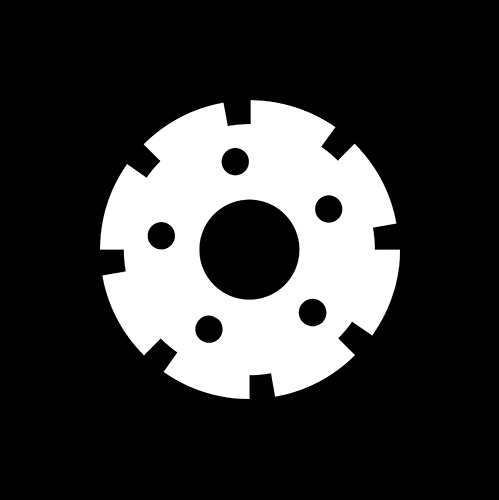
#> input picture img/engrenagem-1.bmp, 499 x 500 px
$ python momentos-invariantes.py
#> lines starting #> are read from the running program, lines starting #| are printed output that depends on the picture; long printed decimals are rounded
import cv2
import numpy as np
img = cv2.imread('../../img/engrenagem-1.bmp',0)
#> img is the input picture: shape (500, 499); min 0, max 255, mean 56
moments = cv2.moments(img)
#> moments = moments, m00 13975555, centre m10/m00, m01/m00 = (249.1, 249.2)
hu_moments = cv2.HuMoments(moments)
#> hu_moments = [0.000866, 4.38e-12, 2.66e-15, 5.12e-17, 1.71e-32, -4.75e-23, 8.05e-33]
# Aplicando trasnformação logaritmica
print('Imagem 1\n')
print(-np.sign(hu_moments)*np.log10(np.abs(hu_moments)))
#| [[  3.063]
#|  [ 11.359 ]
#|  [ 14.574]
#|  [ 16.291 ]
#|  [ 31.767]
#|  [-22.323]
#|  [ 32.094]]
img = cv2.imread('../../img/engrenagem-2.bmp',0)
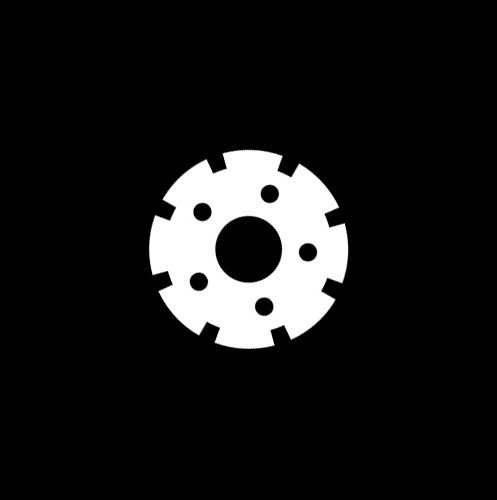
#> input picture img/engrenagem-2.bmp, 497 x 500 px
#> img is the input picture: shape (500, 497); min 0, max 255, mean 24.9
moments = cv2.moments(img)
#> moments = moments, m00 6198033, centre m10/m00, m01/m00 = (248.3, 249)
hu_moments = cv2.HuMoments(moments)
#> hu_moments = [0.000866, 1.28e-11, 2.97e-15, 4.6e-17, 1.61e-32, -8.66e-23, 5.34e-33]
# Aplicando trasnformação logaritmica
print('Imagem 2\n')
print(-np.sign(hu_moments)*np.log10(np.abs(hu_moments)))
#| [[  3.062]
#|  [ 10.892]
#|  [ 14.527]
#|  [ 16.337]
#|  [ 31.792]
#|  [-22.062  ]
#|  [ 32.272]]
img = cv2.imread('../../img/engrenagem-3.bmp',0)
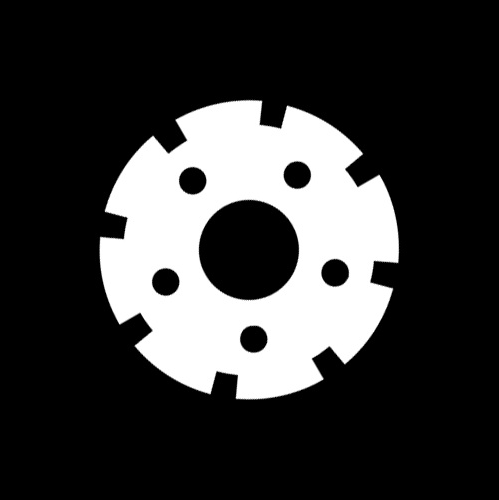
#> input picture img/engrenagem-3.bmp, 499 x 500 px
#> img is the input picture: shape (500, 499); min 0, max 255, mean 56
moments = cv2.moments(img)
#> moments = moments, m00 13971815, centre m10/m00, m01/m00 = (248.7, 249.4)
hu_moments = cv2.HuMoments(moments)
#> hu_moments = [0.000866, 4.68e-12, 2.48e-15, 5.46e-17, 1.85e-32, -5.34e-23, 7.9e-33]
# Aplicando trasnformação logaritmica
print('Imagem 3\n')
print(-np.sign(hu_moments)*np.log10(np.abs(hu_moments)))
#| [[  3.062]
#|  [ 11.330]
#|  [ 14.605]
#|  [ 16.263]
#|  [ 31.734]
#|  [-22.272]
#|  [ 32.103]]
